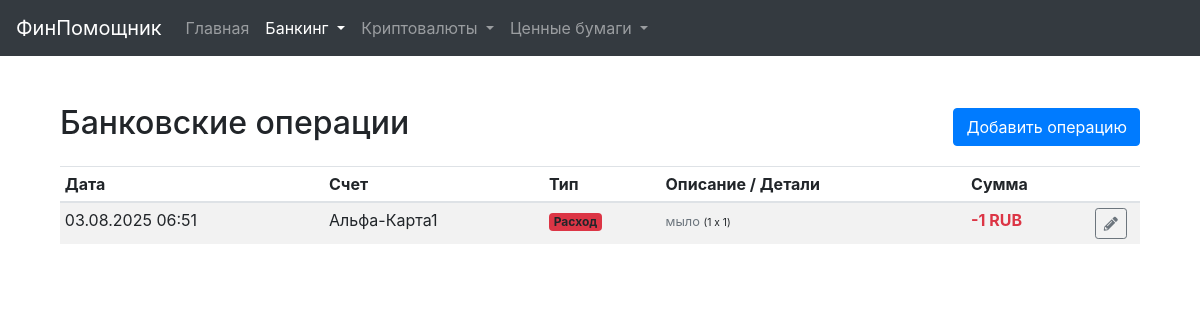
The app's page /banking-transactions with its own data.
### models.py (models this page shows, shortened)
class BankingTransaction(db.Model):
    __tablename__ = 'banking_transaction'
    id = db.Column(db.Integer, primary_key=True)
    amount = db.Column(db.Numeric(20, 2), nullable=False)
    transaction_type = db.Column(db.String(50), nullable=False)
    date = db.Column(db.DateTime, nullable=False, default=lambda: datetime.now(timezone.utc))
    description = db.Column(db.Text)
    merchant = db.Column(db.String(255), nullable=True)
    account_id = db.Column(db.Integer, db.ForeignKey('account.id'), nullable=False)
    to_account_id = db.Column(db.Integer, db.ForeignKey('account.id'), nullable=True)
    category_id = db.Column(db.Integer, db.ForeignKey('category.id'), nullable=True)
    debt_id = db.Column(db.Integer, db.ForeignKey('debt.id'), nullable=True)
    account_ref = db.relationship('Account', foreign_keys=[account_id], backref=db.backref('transactions', lazy='dynamic'))
    to_account_ref = db.relationship('Account', foreign_keys=[to_account_id], backref=db.backref('incoming_transfers', lazy='dynamic'))
    category_ref = db.relationship('Category', backref=db.backref('transactions', lazy='dynamic'))
    debt_ref = db.relationship('Debt', backref=db.backref('repayments', lazy='dynamic'))
    items = db.relationship('TransactionItem', back_populates='transaction', cascade="all, delete-orphan")

class Account(db.Model):
    id = db.Column(db.Integer, primary_key=True)
    name = db.Column(db.String(128), nullable=False, unique=True)
    account_type = db.Column(db.String(64), nullable=False)
    currency = db.Column(db.String(16), nullable=False)
    balance = db.Column(db.Numeric(20, 2), nullable=False, default=0.0)
    is_active = db.Column(db.Boolean, default=True, nullable=False)
    notes = db.Column(db.Text)
    interest_rate = db.Column(db.Numeric(5, 2), nullable=True)
    start_date = db.Column(db.Date, nullable=True)
    end_date = db.Column(db.Date, nullable=True)

class TransactionItem(db.Model):
    __tablename__ = 'transaction_item'
    id = db.Column(db.Integer, primary_key=True)
    name = db.Column(db.String(255), nullable=False)
    quantity = db.Column(db.Numeric(20, 3), nullable=False, default=1)
    price = db.Column(db.Numeric(20, 2), nullable=False)
    total = db.Column(db.Numeric(20, 2), nullable=False)
    transaction_id = db.Column(db.Integer, db.ForeignKey('banking_transaction.id'), nullable=False)
    category_id = db.Column(db.Integer, db.ForeignKey('category.id'), nullable=True)
    transaction = db.relationship('BankingTransaction', back_populates='items')
    category = db.relationship('Category')

### main_routes.py (the view)
@main_bp.route('/banking-transactions')
def ui_transactions():
    page = request.args.get('page', 1, type=int)
    sort_by = request.args.get('sort_by', 'date') # noqa
    order = request.args.get('order', 'desc') # noqa
    filter_account_id = request.args.get('filter_account_id', 'all')
    filter_type = request.args.get('filter_type', 'all')
    query = BankingTransaction.query.options(
        joinedload(BankingTransaction.account_ref),
        joinedload(BankingTransaction.to_account_ref),
        joinedload(BankingTransaction.category_ref),
        joinedload(BankingTransaction.items).joinedload(TransactionItem.category)
    )
    if filter_account_id != 'all':
        query = query.filter(BankingTransaction.account_id == int(filter_account_id))
    if filter_type != 'all':
        query = query.filter(BankingTransaction.transaction_type == filter_type)
    sort_column = getattr(BankingTransaction, sort_by, BankingTransaction.date)
    if order == 'desc':
        query = query.order_by(desc(sort_column))
    else:
        query = query.order_by(asc(sort_column))
    pagination = query.paginate(page=page, per_page=current_app.config.get('ITEMS_PER_PAGE', 50), error_out=False)
    accounts = Account.query.filter_by(is_active=True).order_by(Account.name).all()
    unique_types = [r[0] for r in db.session.query(BankingTransaction.transaction_type).distinct().order_by(BankingTransaction.transaction_type).all()]
    return render_template('transactions.html', transactions=pagination.items, pagination=pagination, sort_by=sort_by, order=order, filter_account_id=filter_account_id, filter_type=filter_type, accounts=accounts, unique_types=unique_types)

### templates/transactions.html (shortened to what this page needs)
{% extends "base.html" %}
{% block content %}
<div class="container mt-4">
    <div class="d-flex justify-content-between align-items-center mb-3">
        <h2>Банковские операции</h2>
        <a href="{{ url_for('main.ui_add_transaction_form') }}" class="btn btn-primary">Добавить операцию</a>
    </div>
    <div class="table-responsive">
        <table class="table table-striped table-hover table-sm">
            <thead>
                <tr>
                    <th>Дата</th>
                    <th>Счет</th>
                    <th>Тип</th>
                    <th>Описание / Детали</th>
                    <th class="text-end">Сумма</th>
                    <th style="width: 50px;"></th>
                </tr>
            </thead>
            <tbody>
                {% for tx in transactions %}
                <tr>
                    <td class="text-nowrap">{{ tx.date.strftime('%d.%m.%Y %H:%M') }}</td>
                    <td class="text-nowrap">
                        {{ tx.account_ref.name }}
                    </td>
                    <td>
                        {% if tx.transaction_type == 'income' %}
                            <span class="badge bg-success">Доход</span>
                        {% elif tx.transaction_type == 'expense' %}
                            <span class="badge bg-danger">Расход</span>
                        {% elif tx.transaction_type == 'transfer' %}
                            <span class="badge bg-info">Перевод</span>
                        {% else %}
                            <span class="badge bg-secondary">{{ tx.transaction_type }}</span>
                        {% endif %}
                    </td>
                    <td>
                        {% if tx.items %}
                            <ul class="list-unstyled small mt-1 mb-0">
                            {% for item in tx.items %}
                                <li>
                                    <span class="text-muted">{{ item.name }}</span>
                                    <small>({{ item.quantity|trim_zeros }} x {{ item.price|trim_zeros }})</small>
                                </li>
                            {% endfor %}
                            </ul>
                        {% elif tx.category_ref %}
                            <span class="badge rounded-pill bg-light text-dark">{{ tx.category_ref.name }}</span>
                        {% endif %}
                    </td>
                    <td class="text-end text-nowrap">
                        <strong class="{{ 'text-success' if tx.transaction_type == 'income' else 'text-danger' if tx.transaction_type in ['expense', 'transfer'] else '' }}">
                            {{ '-' if tx.transaction_type in ['expense', 'transfer'] else '+' }}{{ tx.amount|trim_zeros }} {{ tx.account_ref.currency }}
                        </strong>
                    </td>
                    <td>
                        <a href="{{ url_for('main.ui_edit_transaction_form', tx_id=tx.id) }}" class="btn btn-sm btn-outline-secondary" title="Редактировать">
                            <i class="fas fa-pencil-alt"></i>
                        </a>
                    </td>
                </tr>
                {% else %}
                <tr>
                    <td colspan="6" class="text-center">Транзакций пока нет.</td>
                </tr>
                {% endfor %}
            </tbody>
        </table>
    </div>
</div>
{% endblock %}

### templates/base.html (style rules this page uses)
body { padding-top: 5rem; }

### records on screen
BankingTransaction: date "03.08.2025 06:51", account_ref.name "Альфа-Карта1", shows "Расход", transaction_type "-", amount "1", account_ref.currency "RUB"
TransactionItem: name "мыло", quantity "1", price "1"
